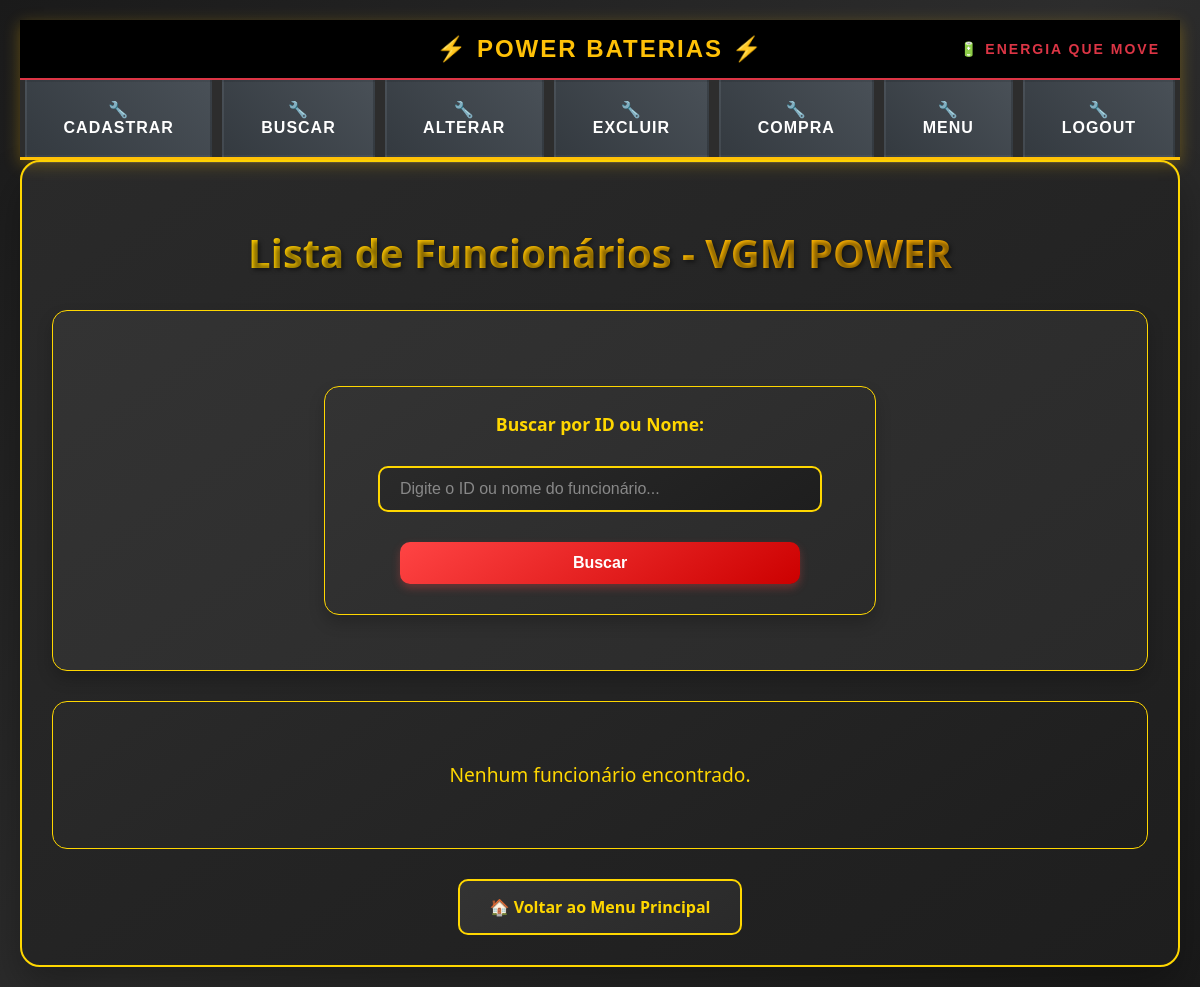
/Telas/buscar_funcionario.php (signed in), run on an earlier commit of the app's database.
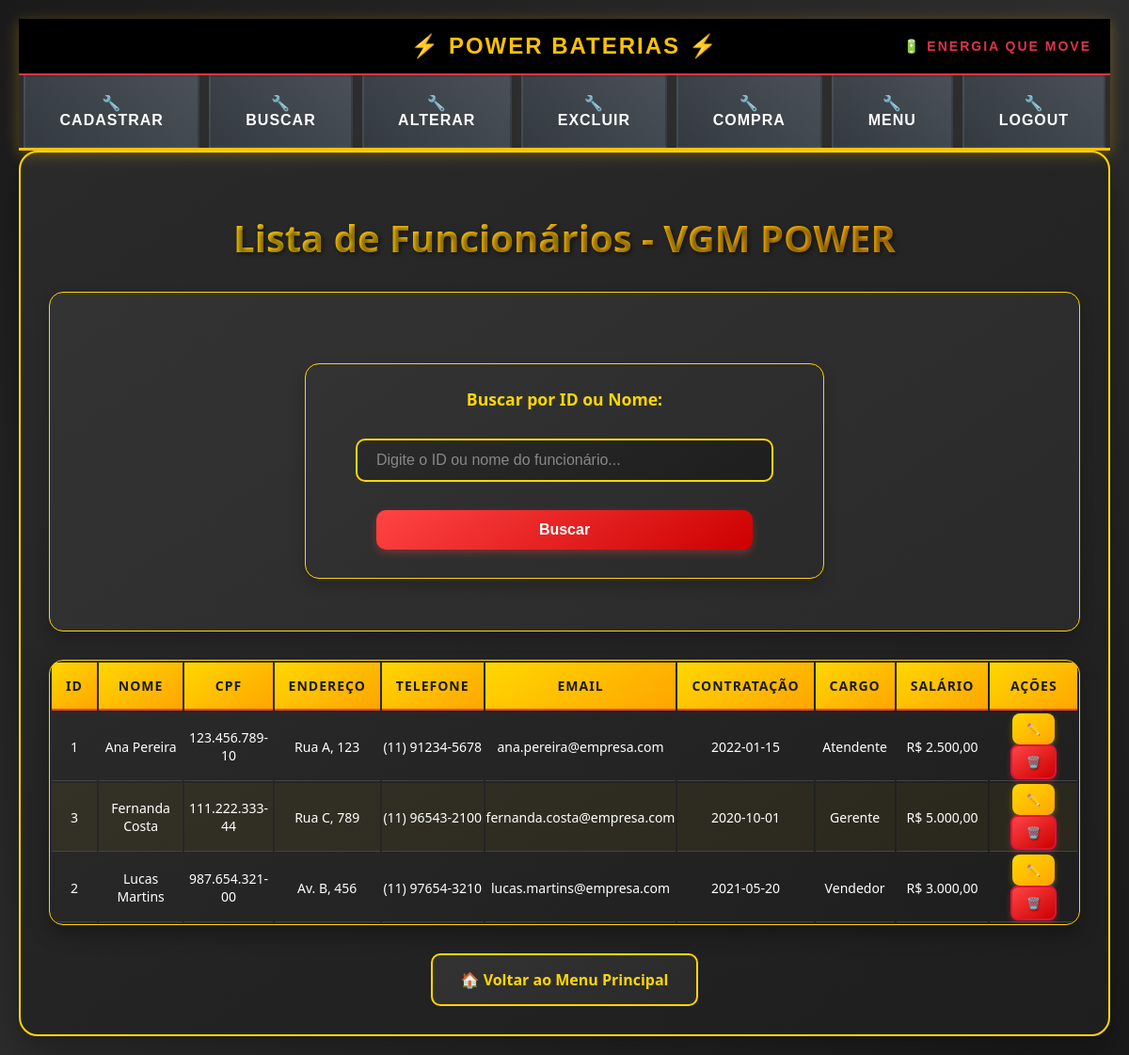
And on a later commit of the database.
### tables this page shows
CREATE TABLE `funcionario` (
  `id_funcionario` int NOT NULL AUTO_INCREMENT,
  `nome_funcionario` varchar(100) NOT NULL,
  `cpf` varchar(14) NOT NULL,
  `endereco` varchar(255) DEFAULT NULL,
  `telefone` varchar(20) DEFAULT NULL,
  `email` varchar(100) DEFAULT NULL,
  `dataDeContratacao` date DEFAULT NULL,
  `cargo` varchar(50) DEFAULT NULL,
  `salario` decimal(10,2) DEFAULT NULL,
  PRIMARY KEY (`id_funcionario`),
  UNIQUE KEY `email` (`email`)
);

### Telas/buscar_funcionario.php (the view, shortened to what the changed rows need)
<?php
require_once 'menudrop.php';
if ($_SERVER["REQUEST_METHOD"] == "POST" && !empty($_POST['busca'])) {
    $busca = trim($_POST['busca']);
    if (is_numeric($busca)) {
        $sql = "SELECT * FROM funcionario WHERE id_funcionario = :busca ORDER BY nome_funcionario ASC";
        $stmt = $pdo->prepare($sql);
        $stmt->bindParam(':busca', $busca, PDO::PARAM_INT);
    } else {
        $sql = "SELECT * FROM funcionario WHERE nome_funcionario LIKE :busca_nome ORDER BY nome_funcionario ASC";
        $stmt = $pdo->prepare($sql);
        $stmt->bindValue(':busca_nome', "$busca%", PDO::PARAM_STR);
    }
} else {
    $sql = "SELECT * FROM funcionario ORDER BY nome_funcionario ASC";
    $stmt = $pdo->prepare($sql);
}
$stmt->execute();
$usuarios = $stmt->fetchAll(PDO::FETCH_ASSOC);
?>
<!DOCTYPE html>
<html lang="pt-br">
<head>
    <link rel="stylesheet" href="../CSS/busca.css">
</head>
<body>
    <div class="container">
        <h2>Lista de Funcionários - VGM POWER</h2>
        <?php if (!empty($usuarios)): ?>
            <div class="table-container">
                <table>
                    <thead>
                        <tr>
                            <th>ID</th>
                            <th>Nome</th>
                            <th>CPF</th>
                            <th>Endereço</th>
                            <th>Telefone</th>
                            <th>Email</th>
                            <th>Contratação</th>
                            <th>Cargo</th>
                            <th>Salário</th>
                            <th>Ações</th>
                        </tr>
                    </thead>
                    <tbody>
                        <?php foreach ($usuarios as $usuario): ?>
                            <tr>
                                <td><?=htmlspecialchars($usuario['id_funcionario']); ?></td>
                                <td><?=htmlspecialchars($usuario['nome_funcionario']); ?></td>
                                <td><?=htmlspecialchars($usuario['cpf']); ?></td>
                                <td><?=htmlspecialchars($usuario['endereco']); ?></td>
                                <td><?=htmlspecialchars($usuario['telefone']); ?></td>
                                <td><?=htmlspecialchars($usuario['email']); ?></td>
                                <td><?=htmlspecialchars($usuario['dataDeContratacao']); ?></td>
                                <td><?=htmlspecialchars($usuario['cargo']); ?></td>
                                <td>R$ <?=number_format($usuario['salario'], 2, ',', '.'); ?></td>
                                <td>
                                    <a href="alterar_funcionario.php?id=<?=$usuario['id_funcionario']; ?>" class="action-btn edit-btn ">
                                    <a href="excluir_funcionario.php?id=<?=$usuario['id_funcionario']; ?>" class="action-btn delete-btn" onclick="return confirm('⚠️ Tem certeza que deseja excluir este funcionário?')">
                                </td>
                            </tr>
                        <?php endforeach; ?>
                    </tbody>
                </table>
            </div>
        <?php else: ?>
            <div class="no-results">
                <p>Nenhum funcionário encontrado.</p>
            </div>
        <?php endif; ?>
    </div>
</body>
</html>

### Telas/menudrop.php (shortened to what the changed rows need)
<?php
$id_perfil = $_SESSION['perfil'];
$permissoes = [
    1=>["Cadastrar"=>["cadastro_usuario.php","cadastro_cliente.php","cadastro_fornecedor.php","cadastro_produto.php","cadastro_funcionario.php"],
        "Buscar"=>["buscar_usuario.php","buscar_cliente.php","buscar_fornecedor.php","buscar_produto.php","buscar_funcionario.php"],
        "Alterar"=>["alterar_usuario.php","alterar_cliente.php","alterar_fornecedor.php","alterar_produto.php","alterar_funcionario.php"],
        "Excluir"=>["excluir_usuario.php","excluir_cliente.php","excluir_fornecedor.php","excluir_produto.php","excluir_funcionario.php"],
        "Compra"=>["editar_compra.php","nova_compra.php", "lista_compras.php","excluir_compra.php"],
        "Menu"=>["principal.php"],
        "Logout"=>["logout.php"]],
        2=>["Cadastrar"=>["cadastro_cliente.php"],
        "Buscar"=>["buscar_cliente.php","buscar_forncedor.php","buscar_produto.php"],
        "Alterar"=>["alterar_cliente.php","alterar_forncedor.php"],
        "Logout"=>["logout.php"]],
        3=>["Cadastrar"=>["cadastro_forncedor.php","cadastro_produto.php"],
        "Buscar"=>["buscar_cliente.php","buscar_forncedor.php","buscar_produto.php"],
        "Alterar"=>["alterar_forncedor.php","alterar_produto.php"],
        "Excluir"=>["excluir_produto.php"]],
        4=>["Cadastrar"=>["cadastro_cliente.php"],
        "Buscar"=>["buscar_produto.php"],
        "Alterar"=>["alterar_cliente.php"]],
];
$opcoes_menu = $permissoes[$id_perfil];
?>
<!DOCTYPE html>
<html lang="pt-br">
<head>
    <link rel="stylesheet" href="../CSS/styles.css">
</head>
<body>
<nav style="
    background: linear-gradient(135deg, #1a1a1a 0%, #2d2d2d 100%);
    padding: 0;
    box-shadow: 0 4px 15px rgba(255, 193, 7, 0.3);
    border-bottom: 3px solid #ffc107;
    position: relative;
">
    <ul class="menu" style="
        list-style: none;
        margin: 0;
        padding: 0;
        display: flex;
        justify-content: center;
        background: #2d2d2d;
    ">
    <?php foreach($opcoes_menu as $categoria=>$arquivos):?>
    <li class="dropdown" style="
        position: relative;
        margin: 0 5px;
    ">
        <a href="#" style="
            display: block;
            padding: 18px 25px;
            color: #fff;
            text-decoration: none;
            font-family: Arial, sans-serif;
            font-weight: bold;
            font-size: 16px;
            text-transform: uppercase;
            letter-spacing: 1px;
            background: linear-gradient(45deg, #343a40, #495057);
            border: 2px solid transparent;
            transition: all 0.3s ease;
            position: relative;
            overflow: hidden;
        "
        onmouseover="this.style.background='linear-gradient(45deg, #ffc107, #ffca2c)'; this.style.color='#000'; this.style.borderColor='#dc3545'; this.style.transform='translateY(-2px)'; this.style.boxShadow='0 5px 15px rgba(255,193,7,0.4)'"
        onmouseout="this.style.background='linear-gradient(45deg, #343a40, #495057)'; this.style.color='#fff'; this.style.borderColor='transparent'; this.style.transform='translateY(0)'; this.style.boxShadow='none'">
            🔧 <?=$categoria ?>
        </a>
    </li>
    <?php endforeach;?>
    </ul>
</nav>
</body>
</html>

What changed in the data, as far as the page shows it:
added funcionario: id_funcionario "1", nome_funcionario "Ana Pereira", cpf "123.456.789-10", endereco "Rua A, 123", telefone "(11) 91234-5678", email "ana.pereira@empresa.com", dataDeContratacao "2022-01-15", cargo "Atendente", salario "2.500,00"
added funcionario: id_funcionario "3", nome_funcionario "Fernanda Costa", cpf "111.222.333-44", endereco "Rua C, 789", telefone "(11) 96543-2100", email "fernanda.costa@empresa.com", dataDeContratacao "2020-10-01", cargo "Gerente", salario "5.000,00"
added funcionario: id_funcionario "2", nome_funcionario "Lucas Martins", cpf "987.654.321-00", endereco "Av. B, 456", telefone "(11) 97654-3210", email "lucas.martins@empresa.com", dataDeContratacao "2021-05-20", cargo "Vendedor", salario "3.000,00"
Also different on the page:
text no longer shown: "Nenhum funcionário encontrado."
text now shown: "ID NOME CPF ENDEREÇO TELEFONE EMAIL CONTRATAÇÃO CARGO SALÁRIO AÇÕES"
